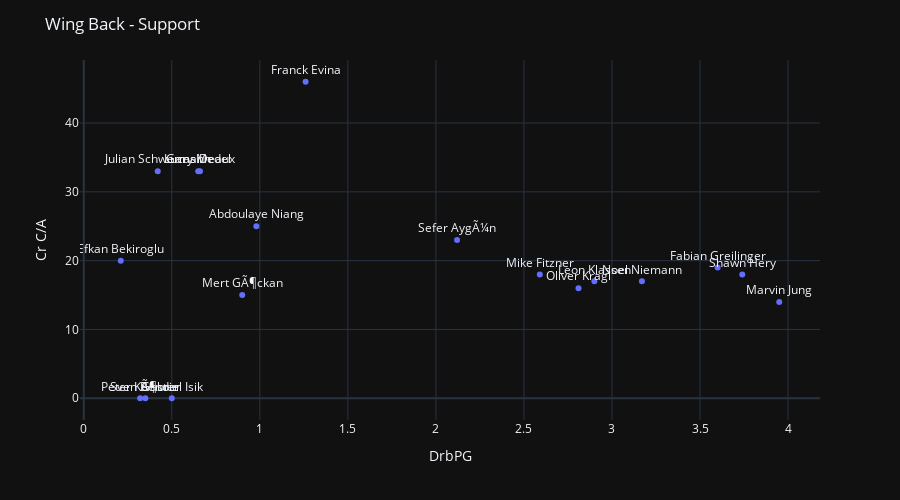

Notebook cell for this chart:
### Code cell
fig = px.scatter(df1, x="DrbPG", y="Cr C/A", text="Name", log_x=False, size_max=60)
fig.update_traces(textposition='top center')
fig.update_layout(
    height=500,
   )
for template in ["plotly_dark"]:
    fig.update_layout(template=template, title="Wing Back - Support")
fig.show()

### Figure 1 — Plotly figure (JSON) as saved in the notebook; plotly's stock layout.template omitted (floating-point values rounded to 4 significant figures)
{"data": [{"hovertemplate": "DrbPG=%{x}<br>Cr C/A=%{y}<br>Name=%{text}<extra></extra>", "legendgroup": "", "marker": {"color": "#636efa", "symbol": "circle"}, "mode": "markers+text", "name": "", "showlegend": false, "text": ["Luca Unbehaun", "Mert GÃ¶ckan", "Leon Vogel", "Sven Bender", "Efkan Bekiroglu", "Oliver Kragl", "Mike Fitzner", "Lucas Deaux", "Gary Medel", "Julian Schwermann", "Franck Evina", "Marco Hiller", "Noel Niemann", "Abdoulaye Niang", "Marvin Jung", "Gabriel Isik", "Shawn Hery", "Leon Klassen", "Fabian Greilinger", "Petr Dvorak", "Marko Basic", "Peter KÃ¶ster", "Rene Strehmel", "Sefer AygÃ¼n", "Ben SchÃ¤fer", "Andreas Ahlm", "Pawel Majewski", "Felix Abeln", "Sebastian Drichel", "David Hyam", "JosÃ© Batista", "Tobias Paula", "Fabian Feldhaus", "Martin MÃ¸rk", "Mahmut KoÃ§", "Markus Bahr", "Michael Benecke", "Peter Eze", "Christoph Sailer", "Tobias Riegger-Zingerle", "Daniel Haller", "NÃ©lson Ferreira"], "textposition": "top center", "type": "scatter", "x": ["-", "0.90", "-", "0.35", "0.21", "2.81", "2.59", "0.66", "0.65", "0.42", "1.26", "-", "3.17", "0.98", "3.95", "0.50", "3.74", "2.90", "3.60", "-", "-", "0.32", "-", "2.12", "-", "-", "-", "-", "-", "-", "-", "-", "-", "-", "-", "-", "-", "-", "-", "-", "-", "-"], "xaxis": "x", "y": ["0%", "15%", "-", "0%", "20%", "16%", "18%", "33%", "33%", "33%", "46%", "0%", "17%", "25%", "14%", "0%", "18%", "17%", "19%", "-", "-", "0%", "-", "23%", "-", "-", "0%", "-", "0%", "-", "-", "-", "-", "-", "-", "-", "-", "-", "-", "-", "-", "-"], "yaxis": "y"}], "layout": {"height": 500, "legend": {"tracegroupgap": 0}, "margin": {"t": 60}, "title": {"text": "Wing Back - Support"}, "xaxis": {"anchor": "y", "domain": [0, 1], "title": {"text": "DrbPG"}}, "yaxis": {"anchor": "x", "domain": [0, 1], "title": {"text": "Cr C/A"}}}}
